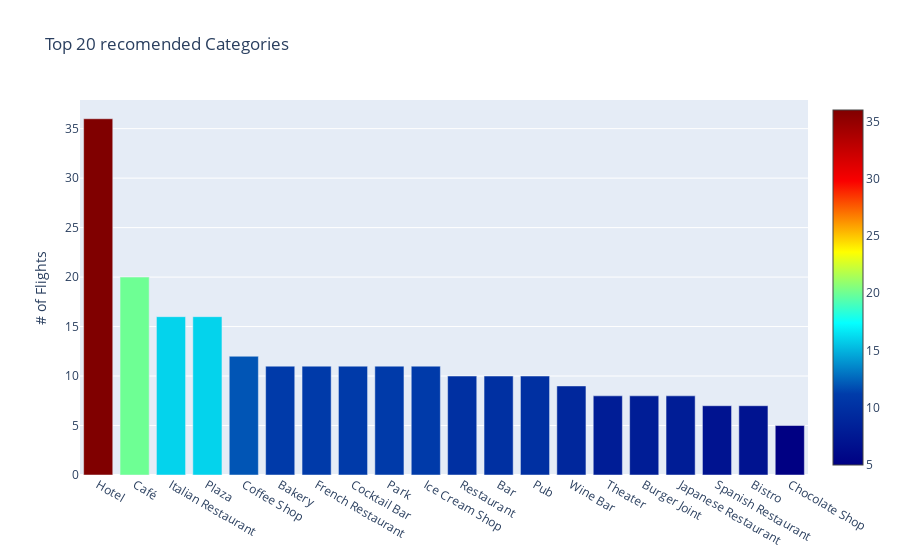

The notebook cell this image was saved under:
### Code cell
trace = go.Bar(
    x=plt1.index,
    y=plt1.values,
    marker=dict(
        color = plt1.values,
        colorscale='Jet',
        showscale=True
    )
)

data = [trace]
layout = go.Layout(
    title='Top 20 recomended Categories', 
    yaxis = dict(title = '# of Flights')
)

fig = go.Figure(data=data, layout=layout)
#for showing on the notbook
py.iplot(fig)

### Figure 1 — Plotly figure (JSON) as saved in the notebook; plotly's stock layout.template omitted (floating-point values rounded to 4 significant figures)
{"data": [{"marker": {"color": [36, 20, 16, 16, 12, 11, 11, 11, 11, 11, 10, 10, 10, 9, 8, 8, 8, 7, 7, 5], "colorscale": [[0, "rgb(0,0,131)"], [0.2, "rgb(0,60,170)"], [0.4, "rgb(5,255,255)"], [0.6, "rgb(255,255,0)"], [0.8, "rgb(250,0,0)"], [1, "rgb(128,0,0)"]], "showscale": true}, "type": "bar", "x": ["Hotel", "Café", "Italian Restaurant", "Plaza", "Coffee Shop", "Bakery", "French Restaurant", "Cocktail Bar", "Park", "Ice Cream Shop", "Restaurant", "Bar", "Pub", "Wine Bar", "Theater", "Burger Joint", "Japanese Restaurant", "Spanish Restaurant", "Bistro", "Chocolate Shop"], "y": [36, 20, 16, 16, 12, 11, 11, 11, 11, 11, 10, 10, 10, 9, 8, 8, 8, 7, 7, 5]}], "layout": {"title": {"text": "Top 20 recomended Categories"}, "yaxis": {"title": {"text": "# of Flights"}}}}
